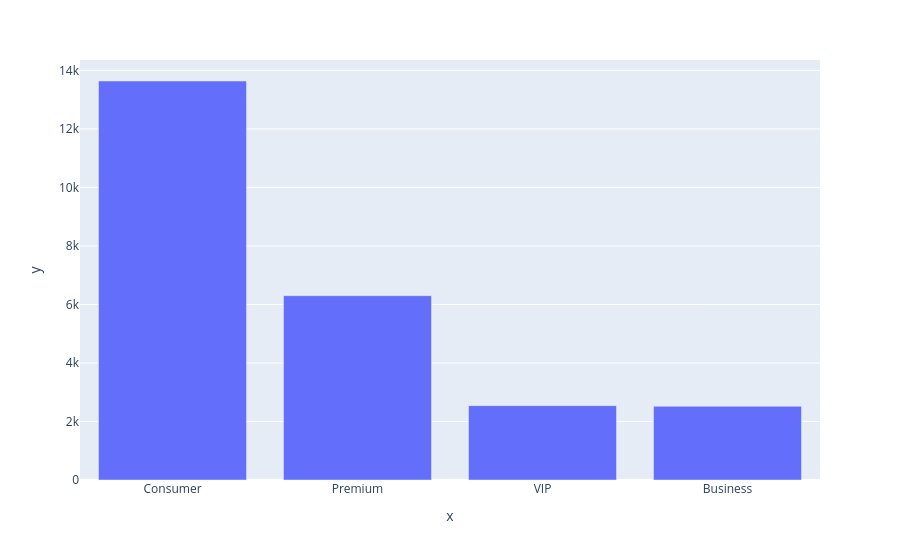

Write notebook code for a chart like this one.
### Code cell
pf=df['customer_segment'].value_counts()
# sns.barplot(x=pf.index,y=pf.values)
px.bar(x=pf.index,y=pf.values)

### Figure 1 — Plotly figure (JSON) as saved in the notebook; plotly's stock layout.template omitted (floating-point values rounded to 4 significant figures)
{"data": [{"alignmentgroup": "True", "hovertemplate": "x=%{x}<br>y=%{y}<extra></extra>", "legendgroup": "", "marker": {"color": "#636efa", "pattern": {"shape": ""}}, "name": "", "offsetgroup": "", "orientation": "v", "showlegend": false, "textposition": "auto", "type": "bar", "x": ["Consumer", "Premium", "VIP", "Business"], "xaxis": "x", "y": [13638, 6301, 2542, 2519], "yaxis": "y"}], "layout": {"barmode": "relative", "legend": {"tracegroupgap": 0}, "margin": {"t": 60}, "xaxis": {"anchor": "y", "domain": [0, 1], "title": {"text": "x"}}, "yaxis": {"anchor": "x", "domain": [0, 1], "title": {"text": "y"}}}}
